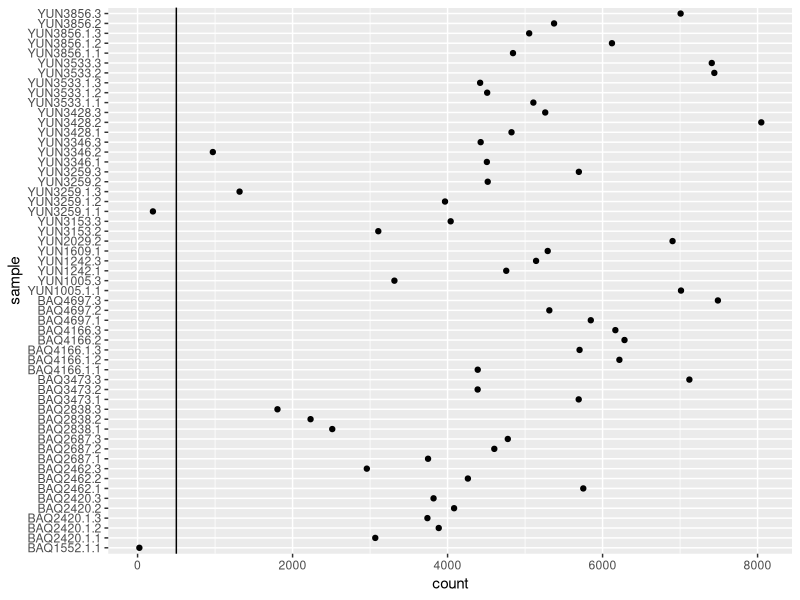

Recreate this plot in R.
## ---- chunk 1
knitr::opts_chunk$set(echo = TRUE)
## ---- chunk 2
# Load the Tidyverse package of packages
library(tidyverse)
## ---- chunk 3
# Read the tsv file with asv counts per sample
counts <- read_tsv(
  '../processed_data/feature-table.tsv',
  skip = 1, # Skip the first line of the file
  col_types = cols(.default = col_double(), `#OTU ID` = col_character()) # Define types of data
) %>%
  # Rename the oddly called #OTU ID column
  rename(asv = `#OTU ID`) %>%
  # Make the table long
  gather(sample, count, 2:ncol(.)) %>%
  # Take away the zeroes
  filter(count > 0)
## ---- chunk 4
counts %>%
  # Calculate a sum by sample
  group_by(sample) %>%
  summarize(count = sum(count)) %>%
  ungroup() %>%
  # Plot sample names on the x axis, counts on the y
  ggplot(aes(x = sample, y = count)) +
  # Dotplot
  geom_point() +
  # Flip x and y 
  coord_flip() +
  # Add a line to show where we want to filter small samples
  geom_hline(yintercept = 500)
